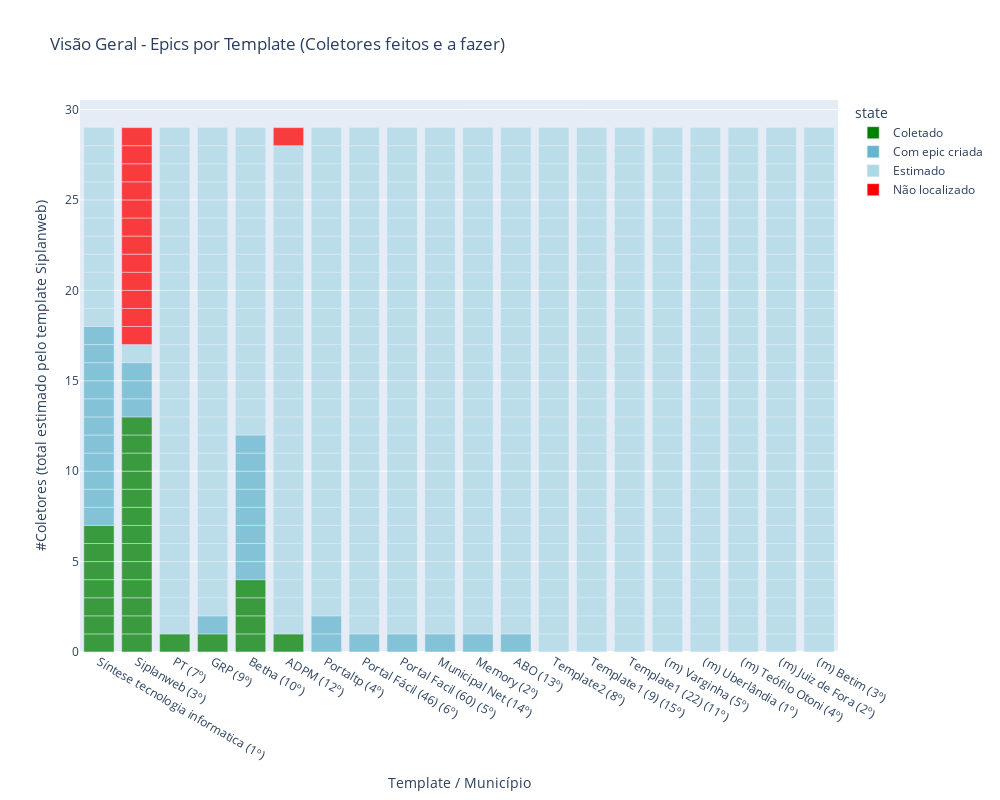

Write notebook code for a chart like this one.
### Markdown cell above
## Coleta: Epics por Template

### Code cell
import plotly
import plotly.graph_objects as go 
import plotly.figure_factory as ff
import plotly.express as px

def plot_status_epics(df, top_templates_df, title='Visão Geral - Epics por Template (Coletores feitos e a fazer)'):
       
    count_col = 'aux'
    state_col = 'state'
    total = 29  # reference: Siplanweb    
    
    # Pre-process dataframes
    top_templates_df = top_templates_df[top_templates_df['rank'] <= 15]
    df = top_templates_df.merge(df, how='left').fillna({state_col:'Estimado', count_col:1})     
    templates = df['template'].dropna().unique()
    
    # Fill missing (estimated) epics in df
    for template in templates:        
        created =  df.groupby('template').count()[state_col][template]
        missing = total - created                
        rank = df[df.template == template]['rank'].values[0]        
        
        for i in range(missing):            
            df = df.append({'template':template, state_col:'Estimado', 'rank':rank,count_col:1}, ignore_index=True)    

    # Add a better name for x values
    x = "template_rank"
    df[x] = df["template"] + " (" + df["rank"].astype(str) + "º)"
    df = df.sort_values(by=[state_col, x], ascending=[True, False])
    
    # Plot
    fig = px.bar(
        df, y=count_col, x=x, color=state_col, height=800, width=1000, title=title,
        color_discrete_map = {"Coletado":"green", "Com epic criada":"#64b5cd", 'Estimado':'lightblue', "Não localizado":"red"}, 
        labels = {count_col:"#Coletores (total estimado pelo template Siplanweb)", x:"Template / Município"}, opacity=0.75 )    

    return fig


epics_df = pd.read_csv("data/epics.csv")
top_templates_df = pd.read_csv("data/top_templates.csv")

plot_status_epics(epics_df, top_templates_df)

### Figure 1 — Plotly figure (JSON) as saved in the notebook; plotly's stock layout.template omitted (floating-point values rounded to 4 significant figures; data arrays with more than 128 entries replaced by an {"elided": "..."} marker saying what was removed)
{"data": [{"alignmentgroup": "True", "hovertemplate": "state=Coletado<br>Template / Município=%{x}<br>#Coletores (total estimado pelo template Siplanweb)=%{y}<extra></extra>", "legendgroup": "Coletado", "marker": {"color": "green", "opacity": 0.75, "pattern": {"shape": ""}}, "name": "Coletado", "offsetgroup": "Coletado", "orientation": "v", "showlegend": true, "textposition": "auto", "type": "bar", "x": ["Síntese tecnologia informatica (1º)", "Síntese tecnologia informatica (1º)", "Síntese tecnologia informatica (1º)", "Síntese tecnologia informatica (1º)", "Síntese tecnologia informatica (1º)", "Síntese tecnologia informatica (1º)", "Síntese tecnologia informatica (1º)", "Siplanweb (3º)", "Siplanweb (3º)", "Siplanweb (3º)", "Siplanweb (3º)", "Siplanweb (3º)", "Siplanweb (3º)", "Siplanweb (3º)", "Siplanweb (3º)", "Siplanweb (3º)", "Siplanweb (3º)", "Siplanweb (3º)", "Siplanweb (3º)", "Siplanweb (3º)", "PT (7º)", "GRP (9º)", "Betha (10º)", "Betha (10º)", "Betha (10º)", "Betha (10º)", "ADPM (12º)"], "xaxis": "x", "y": [1, 1, 1, 1, 1, 1, 1, 1, 1, 1, 1, 1, 1, 1, 1, 1, 1, 1, 1, 1, 1, 1, 1, 1, 1, 1, 1], "yaxis": "y"}, {"alignmentgroup": "True", "hovertemplate": "state=Com epic criada<br>Template / Município=%{x}<br>#Coletores (total estimado pelo template Siplanweb)=%{y}<extra></extra>", "legendgroup": "Com epic criada", "marker": {"color": "#64b5cd", "opacity": 0.75, "pattern": {"shape": ""}}, "name": "Com epic criada", "offsetgroup": "Com epic criada", "orientation": "v", "showlegend": true, "textposition": "auto", "type": "bar", "x": ["Síntese tecnologia informatica (1º)", "Síntese tecnologia informatica (1º)", "Síntese tecnologia informatica (1º)", "Síntese tecnologia informatica (1º)", "Síntese tecnologia informatica (1º)", "Síntese tecnologia informatica (1º)", "Síntese tecnologia informatica (1º)", "Síntese tecnologia informatica (1º)", "Síntese tecnologia informatica (1º)", "Síntese tecnologia informatica (1º)", "Síntese tecnologia informatica (1º)", "Siplanweb (3º)", "Siplanweb (3º)", "Siplanweb (3º)", "Portaltp (4º)", "Portaltp (4º)", "Portal Fácil (46) (6º)", "Portal Facil (60) (5º)", "Municipal Net (14º)", "Memory (2º)", "GRP (9º)", "Betha (10º)", "Betha (10º)", "Betha (10º)", "Betha (10º)", "Betha (10º)", "Betha (10º)", "Betha (10º)", "Betha (10º)", "ABO (13º)"], "xaxis": "x", "y": [1, 1, 1, 1, 1, 1, 1, 1, 1, 1, 1, 1, 1, 1, 1, 1, 1, 1, 1, 1, 1, 1, 1, 1, 1, 1, 1, 1, 1, 1], "yaxis": "y"}, {"alignmentgroup": "True", "hovertemplate": "state=Estimado<br>Template / Município=%{x}<br>#Coletores (total estimado pelo template Siplanweb)=%{y}<extra></extra>", "legendgroup": "Estimado", "marker": {"color": "lightblue", "opacity": 0.75, "pattern": {"shape": ""}}, "name": "Estimado", "offsetgroup": "Estimado", "orientation": "v", "showlegend": true, "textposition": "auto", "type": "bar", "x": {"elided": "510 str values"}, "xaxis": "x", "y": {"elided": "510 int values"}, "yaxis": "y"}, {"alignmentgroup": "True", "hovertemplate": "state=Não localizado<br>Template / Município=%{x}<br>#Coletores (total estimado pelo template Siplanweb)=%{y}<extra></extra>", "legendgroup": "Não localizado", "marker": {"color": "red", "opacity": 0.75, "pattern": {"shape": ""}}, "name": "Não localizado", "offsetgroup": "Não localizado", "orientation": "v", "showlegend": true, "textposition": "auto", "type": "bar", "x": ["Siplanweb (3º)", "Siplanweb (3º)", "Siplanweb (3º)", "Siplanweb (3º)", "Siplanweb (3º)", "Siplanweb (3º)", "Siplanweb (3º)", "Siplanweb (3º)", "Siplanweb (3º)", "Siplanweb (3º)", "Siplanweb (3º)", "Siplanweb (3º)", "ADPM (12º)"], "xaxis": "x", "y": [1, 1, 1, 1, 1, 1, 1, 1, 1, 1, 1, 1, 1], "yaxis": "y"}], "layout": {"barmode": "relative", "height": 800, "legend": {"title": {"text": "state"}, "tracegroupgap": 0}, "title": {"text": "Visão Geral - Epics por Template (Coletores feitos e a fazer)"}, "width": 1000, "xaxis": {"anchor": "y", "autorange": true, "domain": [0, 1], "range": [-0.5, 19.5], "title": {"text": "Template / Município"}, "type": "category"}, "yaxis": {"anchor": "x", "autorange": true, "domain": [0, 1], "range": [0, 30.53], "title": {"text": "#Coletores (total estimado pelo template Siplanweb)"}, "type": "linear"}}}
